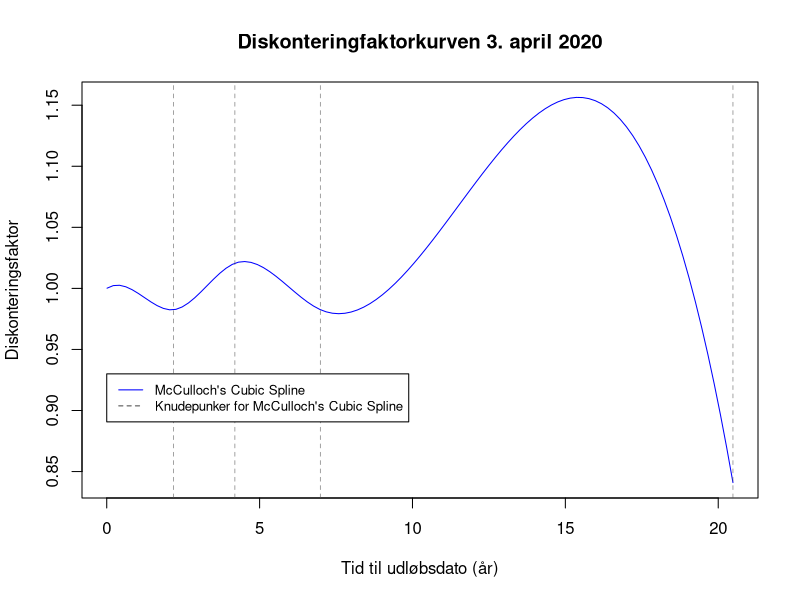
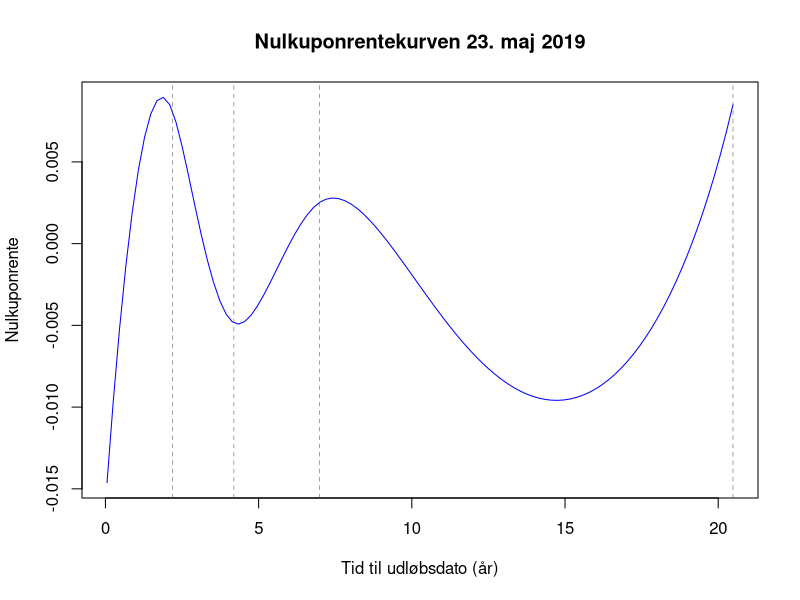
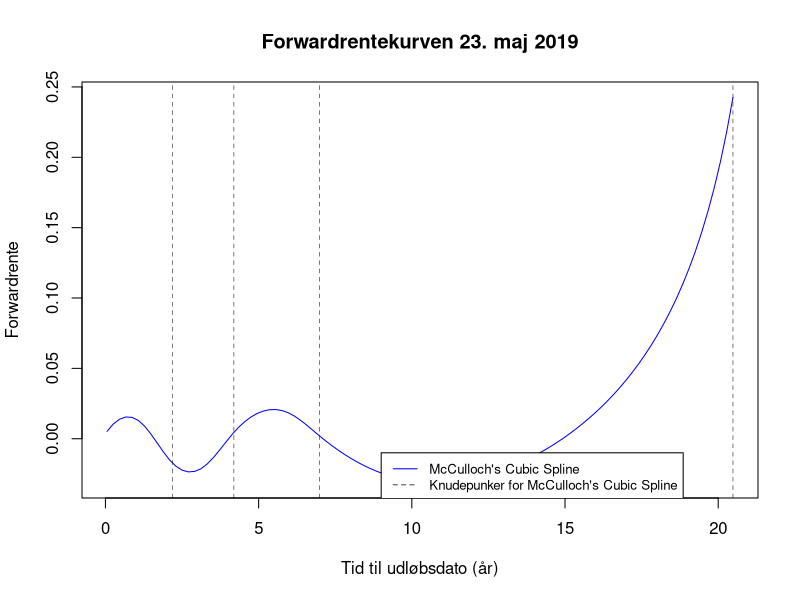

The R source for these figures, in order:
## ---- chunk 1
library(lubridate)
pris <- c(102.02, 101.356, 101.56, 109.114, 102.92, 102.45 , 107.48, 141.57, 113.888, 105.74,
          105.3, 113.56, 181.53)

kupon <- c(0.01, 0.0025, 0.005, 0.03, 0.0025, 0.0063, 0.001, 0.07, 0.0175, 0.005, 0.005,
           0.001, 0.045)

udlob <- c("2020-06-11", "2020-11-15", "2021-06-22", "2021-11-15", "2022-11-15", "2023-06-27", "2023-11-15", "2024-11-10", "2025-11-15", "2027-11-15", "2029-11-15",
           "2030-11-15", "2039-11-15")

obl <- data.frame(udlob, kupon, pris)

colnames(obl) <- c("Udløbsdato", "Kuponrente", "Pris")

rownames(obl) <- c("Foroya Lan JUN20", "Danske stat 2020", "Foroya Lan JUN21", "3St.l. 21 DG",
                   "Danske stat 2022", "Foroya Lan JUN23", "DGBI 2023 GB",
                   "7St.l. 24 GB", "Danske stat 2025", "Danske stat 2027", "Danske stat 2029",
                   "DGBi", "4.5St.l 39 GB")

obl
## ---- chunk 2
termin1 <- c("2019-06-11", "2020-06-11")
termin2 <- c("2019-11-15", "2020-11-15")
termin3 <- c("2019-06-22", "2020-06-22", "2021-06-22")
termin4 <- c("2019-11-15", "2020-11-15", "2021-11-15")
termin5 <- c("2019-11-15", "2020-11-15", "2021-11-15", "2022-11-15")
termin6 <- c("2019-06-27", "2020-06-27", "2021-06-27", "2022-06-27", "2023-06-27")
termin7 <- c("2019-11-15", "2020-11-15","2021-11-15", "2022-11-15", "2023-11-15")
termin8 <- c("2019-11-15", "2020-11-10", "2021-11-10", "2022-11-10", "2023-11-10", "2024-11-10")
termin9 <- c("2019-11-15", "2020-11-15", "2021-11-15", "2022-11-15", "2023-11-15", "2024-11-15","2025-11-15")
termin10 <- c("2019-11-15", "2020-11-15", "2021-11-15", "2022-11-15", "2023-11-15", "2024-11-15", "2025-11-15",
              "2026-11-15", "2027-11-15")
termin11 <- c("2019-11-15", "2020-11-15", "2021-11-15", "2022-11-15", "2023-11-15", "2024-11-15", "2025-11-15",
              "2026-11-15", "2027-11-15", "2028-11-15", "2029-11-15")
termin12 <- c("2019-11-15", "2020-11-15", "2021-11-15", "2022-11-15", "2023-11-15", "2024-11-15", "2025-11-15",
              "2026-11-15", "2027-11-15", "2028-11-15", "2029-11-15", "2030-11-15")
termin13 <- c("2019-11-15", "2020-11-15", "2021-11-15", "2022-11-15", "2023-11-15", "2024-11-15", "2025-11-15",
              "2026-11-15", "2027-11-15", "2028-11-15", "2029-11-15", "2030-11-15", "2031-11-15",                  "2032-11-15", "2033-11-15", "2034-11-15", "2035-11-15", "2036-11-15", "2037-11-15",
              "2038-11-15", "2039-11-15")
## ---- chunk 3
idag <- "2019-05-23"

tid1 <- c(1:length(termin1))
for(i in 1:length(termin1)){
  tid1[i] <- time_length(difftime(as.Date(termin1[i]),as.Date(idag)), "years")
}


tid2 <- c(1:length(termin2))
for(i in 1:length(termin2)){
  tid2[i] <- time_length(difftime(as.Date(termin2[i]),as.Date(idag)), "years")
}

tid3 <- c(1:length(termin3))
for(i in 1:length(termin3)){
  tid3[i] <- time_length(difftime(as.Date(termin3[i]),as.Date(idag)), "years")
}


tid4 <- c(1:length(termin4))
for(i in 1:length(termin4)){
  tid4[i] <- time_length(difftime(as.Date(termin4[i]),as.Date(idag)), "years")
}

tid5 <- c(1:length(termin5))
for(i in 1:length(termin5)){
  tid5[i] <- time_length(difftime(as.Date(termin5[i]),as.Date(idag)), "years")
}

tid6 <- c(1:length(termin6))
for(i in 1:length(termin6)){
  tid6[i] <- time_length(difftime(as.Date(termin6[i]),as.Date(idag)), "years")
}

tid7 <- c(1:length(termin7))
for(i in 1:length(termin7)){
  tid7[i] <- time_length(difftime(as.Date(termin7[i]),as.Date(idag)), "years")
}

tid8 <- c(1:length(termin8))
for(i in 1:length(termin8)){
  tid8[i] <- time_length(difftime(as.Date(termin8[i]),as.Date(idag)), "years")
}

tid9 <- c(1:length(termin9))
for(i in 1:length(termin9)){
  tid9[i] <- time_length(difftime(as.Date(termin9[i]),as.Date(idag)), "years")
}

tid10 <- c(1:length(termin10))
for(i in 1:length(termin10)){
  tid10[i] <- time_length(difftime(as.Date(termin10[i]),as.Date(idag)), "years")
}

tid11 <- c(1:length(termin11))
for(i in 1:length(termin11)){
  tid11[i] <- time_length(difftime(as.Date(termin11[i]),as.Date(idag)), "years")
}

tid12 <- c(1:length(termin12))
for(i in 1:length(termin12)){
  tid12[i] <- time_length(difftime(as.Date(termin12[i]),as.Date(idag)), "years")
}

tid13 <- c(1:length(termin13))
for(i in 1:length(termin13)){
  tid13[i] <- time_length(difftime(as.Date(termin13[i]),as.Date(idag)), "years")
}
## ---- chunk 4
ydelse1 <- c(1:length(tid1))
for(i in 1:(length(ydelse1)-1)){
  ydelse1[i] <- 100*obl[1,2]
  ydelse1[length(ydelse1)] <- 100*(1+obl[1,2])
}


ydelse2 <- c(1:length(tid2))
for(i in 1:(length(ydelse2)-1)){
  ydelse2[i] <- 100*obl[2,2]
  ydelse2[length(ydelse2)] <- 100*(1+obl[2,2])
}


ydelse3 <- c(1:length(tid3))
for(i in 1:(length(ydelse3)-1)){
  ydelse3[i] <- 100*obl[3,2]
  ydelse3[length(ydelse3)] <- 100*(1+obl[3,2])
}


ydelse4 <- c(1:length(tid4))
for(i in 1:(length(ydelse4)-1)){
  ydelse4[i] <- 100*obl[4,2]
  ydelse4[length(ydelse4)] <- 100*(1+obl[4,2])
}


ydelse5 <- c(1:length(tid5))
for(i in 1:(length(ydelse5)-1)){
  ydelse5[i] <- 100*obl[5,2]
  ydelse5[length(ydelse5)] <- 100*(1+obl[5,2])
}


ydelse6 <- c(1:length(tid6))
for(i in 1:(length(ydelse6)-1)){
  ydelse6[i] <- 100*obl[6,2]
  ydelse6[length(ydelse6)] <- 100*(1+obl[6,2])
}


ydelse7 <- c(1:length(tid7))
for(i in 1:(length(ydelse7)-1)){
  ydelse7[i] <- 100*obl[7,2]
  ydelse7[length(ydelse7)] <- 100*(1+obl[7,2])
}


ydelse8 <- c(1:length(tid8))
for(i in 1:(length(ydelse8)-1)){
  ydelse8[i] <- 100*obl[8,2]
  ydelse8[length(ydelse8)] <- 100*(1+obl[8,2])
} 

ydelse9 <- c(1:length(tid9))
for(i in 1:(length(ydelse9)-1)){
  ydelse9[i] <- 100*obl[9,2]
  ydelse9[length(ydelse9)] <- 100*(1+obl[9,2])
}


ydelse10 <- c(1:length(tid10))
for(i in 1:(length(ydelse10)-1)){
  ydelse10[i] <- 100*obl[10,2]
  ydelse10[length(ydelse10)] <- 100*(1+obl[10,2])
}


ydelse11 <- c(1:length(tid11))
for(i in 1:(length(ydelse11)-1)){
  ydelse11[i] <- 100*obl[11,2]
  ydelse11[length(ydelse11)] <- 100*(1+obl[11,2])
}


ydelse12 <- c(1:length(tid12))
for(i in 1:(length(ydelse12)-1)){
  ydelse12[i] <- 100*obl[12,2]
  ydelse12[length(ydelse12)] <- 100*(1+obl[12,2])
}


ydelse13 <- c(1:length(tid13))
for(i in 1:(length(ydelse13)-1)){
  ydelse13[i] <- 100*obl[13,2]
  ydelse13[length(ydelse13)] <- 100*(1+obl[13,2])
}

## ---- chunk 5
z <- c(1:length(obl[,1]))
z[1] <- obl[1,3] - crossprod(ydelse1, matrix(c(1:1), ncol=1, nrow = length(ydelse1)))
z[2] <- obl[2,3] - crossprod(ydelse2, matrix(c(1:1), ncol=1, nrow = length(ydelse2)))
z[3] <- obl[3,3] - crossprod(ydelse3, matrix(c(1:1), ncol=1, nrow = length(ydelse3)))
z[4] <- obl[4,3] - crossprod(ydelse4, matrix(c(1:1), ncol=1, nrow = length(ydelse4)))
z[5] <- obl[5,3] - crossprod(ydelse5, matrix(c(1:1), ncol=1, nrow = length(ydelse5)))
z[6] <- obl[6,3] - crossprod(ydelse6, matrix(c(1:1), ncol=1, nrow = length(ydelse6)))
z[7] <- obl[7,3] - crossprod(ydelse7, matrix(c(1:1), ncol=1, nrow = length(ydelse7)))
z[8] <- obl[8,3] - crossprod(ydelse8, matrix(c(1:1), ncol=1, nrow = length(ydelse8)))
z[9] <- obl[9,3] - crossprod(ydelse9, matrix(c(1:1), ncol=1, nrow = length(ydelse9)))
z[10] <- obl[10,3] - crossprod(ydelse10, matrix(c(1:1), ncol=1, nrow = length(ydelse10)))
z[11] <- obl[11,3] - crossprod(ydelse11, matrix(c(1:1), ncol=1, nrow = length(ydelse11)))
z[12] <- obl[12,3] - crossprod(ydelse12, matrix(c(1:1), ncol=1, nrow = length(ydelse12)))
z[13] <- obl[13,3] - crossprod(ydelse13, matrix(c(1:1), ncol=1, nrow = length(ydelse13)))

z
## ---- chunk 6
ved.rente <- c(1:length(obl[,1]))

ved.rente[1] <- 100*obl[1,2]*(1-tid1[1])
ved.rente[2] <- 100*obl[2,2]*(1-tid2[1])
ved.rente[3] <- 100*obl[3,2]*(1-tid3[1])
ved.rente[4] <- 100*obl[4,2]*(1-tid4[1])
ved.rente[5] <- 100*obl[5,2]*(1-tid5[1])
ved.rente[6] <- 100*obl[6,2]*(1-tid6[1])
ved.rente[7] <- 100*obl[7,2]*(1-tid7[1])
ved.rente[8] <- 100*obl[8,2]*(1-tid8[1])
ved.rente[9] <- 100*obl[9,2]*(1-tid9[1])
ved.rente[10] <- 100*obl[10,2]*(1-tid10[1])
ved.rente[11] <- 100*obl[11,2]*(1-tid11[1])
ved.rente[12] <- 100*obl[12,2]*(1-tid12[1])
ved.rente[13] <- 100*obl[13,2]*(1-tid13[1])


z_ny <- z+ved.rente
## ---- chunk 7
sqrt(length(obl[,1]))
## ---- chunk 8
beta0 <- c(1:length(obl[,1]))
beta0[1] <- crossprod(ydelse1, tid1)
beta0[2] <- crossprod(ydelse2, tid2)
beta0[3] <- crossprod(ydelse3, tid3)
beta0[4] <- crossprod(ydelse4, tid4)
beta0[5] <- crossprod(ydelse5, tid5)
beta0[6] <- crossprod(ydelse6, tid6)
beta0[7] <- crossprod(ydelse7, tid7)
beta0[8] <- crossprod(ydelse8, tid8)
beta0[9] <- crossprod(ydelse9, tid9)
beta0[10] <- crossprod(ydelse10, tid10)
beta0[11] <- crossprod(ydelse11, tid11)
beta0[12] <- crossprod(ydelse12, tid12)
beta0[13] <- crossprod(ydelse13, tid13)


gamma0 <- c(1:length(obl[,1]))
gamma0[1] <- crossprod(ydelse1, tid1^2)
gamma0[2] <- crossprod(ydelse2, tid2^2)
gamma0[3] <- crossprod(ydelse3, tid3^2)
gamma0[4] <- crossprod(ydelse4, tid4^2)
gamma0[5] <- crossprod(ydelse5, tid5^2)
gamma0[6] <- crossprod(ydelse6, tid6^2)
gamma0[7] <- crossprod(ydelse7, tid7^2)
gamma0[8] <- crossprod(ydelse8, tid8^2)
gamma0[9] <- crossprod(ydelse9, tid9^2)
gamma0[10] <- crossprod(ydelse10, tid10^2)
gamma0[11] <- crossprod(ydelse11, tid11^2)
gamma0[12] <- crossprod(ydelse12, tid12^2)
gamma0[13] <- crossprod(ydelse13, tid13^2)


delta0 <- c(1:length(obl[,1]))
delta0[1] <- crossprod(ydelse1, tid1^3)
delta0[2] <- crossprod(ydelse2, tid2^3)
delta0[3] <- crossprod(ydelse3, tid3^3)
delta0[4] <- crossprod(ydelse4, tid4^3)
delta0[5] <- crossprod(ydelse5, tid5^3)
delta0[6] <- crossprod(ydelse6, tid6^3)
delta0[7] <- crossprod(ydelse7, tid7^3)
delta0[8] <- crossprod(ydelse8, tid8^3)
delta0[9] <- crossprod(ydelse9, tid9^3)
delta0[10] <- crossprod(ydelse10, tid10^3)
delta0[11] <- crossprod(ydelse11, tid11^3)
delta0[12] <- crossprod(ydelse12, tid12^3)
delta0[13] <- crossprod(ydelse13, tid13^3)


beta0
gamma0
delta0
## ---- chunk 9
M <- length(obl[,1])
k <- 4

h1 <- floor(1*M/k)
h2 <- floor(2*M/k)
h3 <- floor(3*M/k)
h4 <- floor(4*M/k)

theta1 <- 1*M/k-h1
theta2 <- 2*M/k-h2
theta3 <- 3*M/k-h3
theta4 <- 4*M/k-h4

h1
h2
h3
h4
## ---- chunk 10
tau1 <- tail(tid3,n=1)+ theta1*(tail(tid4,n=1)-tail(tid3, n=1))
tau2 <- tail(tid6,n=1)+ theta1*(tail(tid7,n=1)-tail(tid6, n=1))
tau3 <- tail(tid9,n=1)+ theta1*(tail(tid10,n=1)-tail(tid9, n=1))
tau4 <- tail(tid13, n=1)
tau1
tau2
tau3
tau4
## ---- chunk 11
stepfunktion1 <- function(x){
  if(x>=tau1){
    1
  }else{
    0
  }
}

stepfunktion2 <- function(x){
  if(x>=tau2){
    1
  }else{
    0
  }
}

stepfunktion3 <- function(x){
  if(x>=tau3){
    1
  }else{
    0
  }
}
## ---- chunk 12
delta1 <- c(1:length(obl[,1]))

delta1[1] <- ydelse1[1]*(tid1[1]-tau1)^3*stepfunktion1(tid1[1])+
  ydelse1[2]*(tid1[2]-tau1)^3*stepfunktion1(tid1[2])

delta1[2] <- ydelse2[1]*(tid2[1]-tau1)^3*stepfunktion1(tid2[1])+
  ydelse2[2]*(tid2[2]-tau1)^3*stepfunktion1(tid2[2])

delta1[3] <- ydelse3[1]*(tid3[1]-tau1)^3*stepfunktion1(tid3[1]) +
             ydelse3[2]*(tid3[2]-tau1)^3*stepfunktion1(tid3[2])+
             ydelse3[3]*(tid3[3]-tau1)^3*stepfunktion1(tid3[3])

delta1[4] <- ydelse4[1]*(tid4[1]-tau1)^3*stepfunktion1(tid4[1]) +
             ydelse4[2]*(tid4[2]-tau1)^3*stepfunktion1(tid4[2])+
             ydelse4[3]*(tid4[3]-tau1)^3*stepfunktion1(tid4[3])

delta1[5] <- ydelse5[1]*(tid5[1]-tau1)^3*stepfunktion1(tid5[1]) +
             ydelse5[2]*(tid5[2]-tau1)^3*stepfunktion1(tid5[2]) +
             ydelse5[3]*(tid5[3]-tau1)^3*stepfunktion1(tid5[3]) +
             ydelse5[4]*(tid5[4]-tau1)^3*stepfunktion1(tid5[4])

delta1[6] <- ydelse6[1]*(tid6[1]-tau1)^3*stepfunktion1(tid6[1]) +
             ydelse6[2]*(tid6[2]-tau1)^3*stepfunktion1(tid6[2]) +
             ydelse6[3]*(tid6[3]-tau1)^3*stepfunktion1(tid6[3]) +
             ydelse6[4]*(tid6[4]-tau1)^3*stepfunktion1(tid6[4]) +
             ydelse6[5]*(tid6[5]-tau1)^3*stepfunktion1(tid6[5])


delta1[7] <- ydelse7[1]*(tid7[1]-tau1)^3*stepfunktion1(tid7[1]) +
             ydelse7[2]*(tid7[2]-tau1)^3*stepfunktion1(tid7[2]) +
             ydelse7[3]*(tid7[3]-tau1)^3*stepfunktion1(tid7[3]) +
             ydelse7[4]*(tid7[4]-tau1)^3*stepfunktion1(tid7[4]) +
             ydelse7[5]*(tid7[5]-tau1)^3*stepfunktion1(tid7[5])

delta1[8] <- ydelse8[1]*(tid8[1]-tau1)^3*stepfunktion1(tid8[1]) +
             ydelse8[2]*(tid8[2]-tau1)^3*stepfunktion1(tid8[2]) +
             ydelse8[3]*(tid8[3]-tau1)^3*stepfunktion1(tid8[3]) +
             ydelse8[4]*(tid8[4]-tau1)^3*stepfunktion1(tid8[4]) +
             ydelse8[5]*(tid8[5]-tau1)^3*stepfunktion1(tid8[5]) +
             ydelse8[6]*(tid8[6]-tau1)^3*stepfunktion1(tid8[6])

delta1[9] <- ydelse9[1]*(tid9[1]-tau1)^3*stepfunktion1(tid9[1]) +
              ydelse9[2]*(tid9[2]-tau1)^3*stepfunktion1(tid9[2]) +
              ydelse9[3]*(tid9[3]-tau1)^3*stepfunktion1(tid9[3]) +
              ydelse9[4]*(tid9[4]-tau1)^3*stepfunktion1(tid9[4]) +
              ydelse9[5]*(tid9[5]-tau1)^3*stepfunktion1(tid9[5]) +
              ydelse9[6]*(tid9[6]-tau1)^3*stepfunktion1(tid9[6]) +
              ydelse9[7]*(tid9[7]-tau1)^3*stepfunktion1(tid9[7])

delta1[10] <- ydelse10[1]*(tid10[1]-tau1)^3*stepfunktion1(tid10[1]) +
              ydelse10[2]*(tid10[2]-tau1)^3*stepfunktion1(tid10[2]) +
              ydelse10[3]*(tid10[3]-tau1)^3*stepfunktion1(tid10[3]) +
              ydelse10[4]*(tid10[4]-tau1)^3*stepfunktion1(tid10[4]) +
              ydelse10[5]*(tid10[5]-tau1)^3*stepfunktion1(tid10[5]) +
              ydelse10[6]*(tid10[6]-tau1)^3*stepfunktion1(tid10[6]) +
              ydelse10[7]*(tid10[7]-tau1)^3*stepfunktion1(tid10[7]) +
              ydelse10[8]*(tid10[8]-tau1)^3*stepfunktion1(tid10[8]) +
              ydelse10[9]*(tid10[9]-tau1)^3*stepfunktion1(tid10[9])

delta1[11] <- ydelse11[1]*(tid11[1]-tau1)^3*stepfunktion1(tid11[1]) +
              ydelse11[2]*(tid11[2]-tau1)^3*stepfunktion1(tid11[2]) +
              ydelse11[3]*(tid11[3]-tau1)^3*stepfunktion1(tid11[3]) +
              ydelse11[4]*(tid11[4]-tau1)^3*stepfunktion1(tid11[4]) +
              ydelse11[5]*(tid11[5]-tau1)^3*stepfunktion1(tid11[5]) +
              ydelse11[6]*(tid11[6]-tau1)^3*stepfunktion1(tid11[6]) +
              ydelse11[7]*(tid11[7]-tau1)^3*stepfunktion1(tid11[7]) +
              ydelse11[8]*(tid11[8]-tau1)^3*stepfunktion1(tid11[8]) +
              ydelse11[9]*(tid11[9]-tau1)^3*stepfunktion1(tid11[9]) + 
              ydelse11[10]*(tid11[10]-tau1)^3*stepfunktion1(tid11[10])+ 
              ydelse11[11]*(tid11[11]-tau1)^3*stepfunktion1(tid11[11])

delta1[12] <- ydelse12[1]*(tid12[1]-tau1)^3*stepfunktion1(tid12[1]) +
              ydelse12[2]*(tid12[2]-tau1)^3*stepfunktion1(tid12[2]) +
              ydelse12[3]*(tid12[3]-tau1)^3*stepfunktion1(tid12[3]) +
              ydelse12[4]*(tid12[4]-tau1)^3*stepfunktion1(tid12[4]) +
              ydelse12[5]*(tid12[5]-tau1)^3*stepfunktion1(tid12[5]) +
              ydelse12[6]*(tid12[6]-tau1)^3*stepfunktion1(tid12[6]) +
              ydelse12[7]*(tid12[7]-tau1)^3*stepfunktion1(tid12[7]) +
              ydelse12[8]*(tid12[8]-tau1)^3*stepfunktion1(tid12[8]) +
              ydelse12[9]*(tid12[9]-tau1)^3*stepfunktion1(tid12[9]) + 
              ydelse12[10]*(tid12[10]-tau1)^3*stepfunktion1(tid12[10]) +
              ydelse12[11]*(tid12[11]-tau1)^3*stepfunktion1(tid12[11]) +
              ydelse12[12]*(tid12[12]-tau1)^3*stepfunktion1(tid12[12])

delta1[13] <- ydelse13[1]*(tid13[1]-tau1)^3*stepfunktion1(tid13[1]) +
              ydelse13[2]*(tid13[2]-tau1)^3*stepfunktion1(tid13[2]) +
              ydelse13[3]*(tid13[3]-tau1)^3*stepfunktion1(tid13[3]) +
              ydelse13[4]*(tid13[4]-tau1)^3*stepfunktion1(tid13[4]) +
              ydelse13[5]*(tid13[5]-tau1)^3*stepfunktion1(tid13[5]) +
              ydelse13[6]*(tid13[6]-tau1)^3*stepfunktion1(tid13[6]) +
              ydelse13[7]*(tid13[7]-tau1)^3*stepfunktion1(tid13[7]) +
              ydelse13[8]*(tid13[8]-tau1)^3*stepfunktion1(tid13[8]) +
              ydelse13[9]*(tid13[9]-tau1)^3*stepfunktion1(tid13[9]) + 
              ydelse13[10]*(tid13[10]-tau1)^3*stepfunktion1(tid13[10]) +
              ydelse13[11]*(tid13[11]-tau1)^3*stepfunktion1(tid13[11]) +
              ydelse13[12]*(tid13[12]-tau1)^3*stepfunktion1(tid13[12]) +
              ydelse13[13]*(tid13[13]-tau1)^3*stepfunktion1(tid13[13]) +
              ydelse13[14]*(tid13[14]-tau1)^3*stepfunktion1(tid13[14]) +
              ydelse13[15]*(tid13[15]-tau1)^3*stepfunktion1(tid13[15]) +
              ydelse13[16]*(tid13[16]-tau1)^3*stepfunktion1(tid13[16]) +
              ydelse13[17]*(tid13[17]-tau1)^3*stepfunktion1(tid13[17]) +
              ydelse13[18]*(tid13[18]-tau1)^3*stepfunktion1(tid13[18]) +
              ydelse13[19]*(tid13[19]-tau1)^3*stepfunktion1(tid13[19]) + 
              ydelse13[20]*(tid13[20]-tau1)^3*stepfunktion1(tid13[20]) + 
              ydelse13[21]*(tid13[21]-tau1)^3*stepfunktion1(tid13[21])

delta1


delta2 <- c(1:length(obl[,1]))

delta2[1] <- ydelse1[1]*(tid1[1]-tau2)^3*stepfunktion2(tid1[1])+
  ydelse1[2]*(tid1[2]-tau2)^3*stepfunktion2(tid1[2])

delta2[2] <- ydelse2[1]*(tid2[1]-tau2)^3*stepfunktion2(tid2[1])+
  ydelse2[2]*(tid2[2]-tau2)^3*stepfunktion2(tid2[2])

delta2[3] <- ydelse3[1]*(tid3[1]-tau2)^3*stepfunktion2(tid3[1]) +
             ydelse3[2]*(tid3[2]-tau2)^3*stepfunktion2(tid3[2]) +
             ydelse3[3]*(tid3[3]-tau2)^3*stepfunktion2(tid3[3])

delta2[4] <- ydelse4[1]*(tid4[1]-tau2)^3*stepfunktion2(tid4[1]) +
             ydelse4[2]*(tid4[2]-tau2)^3*stepfunktion2(tid4[2]) +
             ydelse4[3]*(tid4[3]-tau2)^3*stepfunktion2(tid4[3])

delta2[5] <- ydelse5[1]*(tid5[1]-tau2)^3*stepfunktion2(tid5[1]) +
             ydelse5[2]*(tid5[2]-tau2)^3*stepfunktion2(tid5[2]) +
             ydelse5[3]*(tid5[3]-tau2)^3*stepfunktion2(tid5[3])

delta2[6] <- ydelse6[1]*(tid6[1]-tau2)^3*stepfunktion2(tid6[1]) +
             ydelse6[2]*(tid6[2]-tau2)^3*stepfunktion2(tid6[2]) +
             ydelse6[3]*(tid6[3]-tau2)^3*stepfunktion2(tid6[3]) +
             ydelse6[4]*(tid6[4]-tau2)^3*stepfunktion2(tid6[4]) +
             ydelse6[5]*(tid6[5]-tau2)^3*stepfunktion2(tid6[5])


delta2[7] <- ydelse7[1]*(tid7[1]-tau2)^3*stepfunktion2(tid7[1]) +
             ydelse7[2]*(tid7[2]-tau2)^3*stepfunktion2(tid7[2]) +
             ydelse7[3]*(tid7[3]-tau2)^3*stepfunktion2(tid7[3]) +
             ydelse7[4]*(tid7[4]-tau2)^3*stepfunktion2(tid7[4]) +
             ydelse7[5]*(tid7[5]-tau2)^3*stepfunktion2(tid7[5])

delta2[8] <- ydelse8[1]*(tid8[1]-tau2)^3*stepfunktion2(tid8[1]) +
             ydelse8[2]*(tid8[2]-tau2)^3*stepfunktion2(tid8[2]) +
             ydelse8[3]*(tid8[3]-tau2)^3*stepfunktion2(tid8[3]) +
             ydelse8[4]*(tid8[4]-tau2)^3*stepfunktion2(tid8[4]) +
             ydelse8[5]*(tid8[5]-tau2)^3*stepfunktion2(tid8[5]) +
             ydelse8[6]*(tid8[6]-tau2)^3*stepfunktion2(tid8[6])

delta2[9] <- ydelse9[1]*(tid9[1]-tau2)^3*stepfunktion2(tid9[1]) +
              ydelse9[2]*(tid9[2]-tau2)^3*stepfunktion2(tid9[2]) +
              ydelse9[3]*(tid9[3]-tau2)^3*stepfunktion2(tid9[3]) +
              ydelse9[4]*(tid9[4]-tau2)^3*stepfunktion2(tid9[4]) +
              ydelse9[5]*(tid9[5]-tau2)^3*stepfunktion2(tid9[5]) +
              ydelse9[6]*(tid9[6]-tau2)^3*stepfunktion2(tid9[6]) +
              ydelse9[7]*(tid9[7]-tau2)^3*stepfunktion2(tid9[7])

delta2[10] <- ydelse10[1]*(tid10[1]-tau2)^3*stepfunktion2(tid10[1]) +
              ydelse10[2]*(tid10[2]-tau2)^3*stepfunktion2(tid10[2]) +
              ydelse10[3]*(tid10[3]-tau2)^3*stepfunktion2(tid10[3]) +
              ydelse10[4]*(tid10[4]-tau2)^3*stepfunktion2(tid10[4]) +
              ydelse10[5]*(tid10[5]-tau2)^3*stepfunktion2(tid10[5]) +
              ydelse10[6]*(tid10[6]-tau2)^3*stepfunktion2(tid10[6]) +
              ydelse10[7]*(tid10[7]-tau2)^3*stepfunktion2(tid10[7]) +
              ydelse10[8]*(tid10[8]-tau2)^3*stepfunktion2(tid10[8]) +
              ydelse10[9]*(tid10[9]-tau2)^3*stepfunktion2(tid10[9])

delta2[11] <- ydelse11[1]*(tid11[1]-tau2)^3*stepfunktion2(tid11[1]) +
              ydelse11[2]*(tid11[2]-tau2)^3*stepfunktion2(tid11[2]) +
              ydelse11[3]*(tid11[3]-tau2)^3*stepfunktion2(tid11[3]) +
              ydelse11[4]*(tid11[4]-tau2)^3*stepfunktion2(tid11[4]) +
              ydelse11[5]*(tid11[5]-tau2)^3*stepfunktion2(tid11[5]) +
              ydelse11[6]*(tid11[6]-tau2)^3*stepfunktion2(tid11[6]) +
              ydelse11[7]*(tid11[7]-tau2)^3*stepfunktion2(tid11[7]) +
              ydelse11[8]*(tid11[8]-tau2)^3*stepfunktion2(tid11[8]) +
              ydelse11[9]*(tid11[9]-tau2)^3*stepfunktion2(tid11[9]) + 
              ydelse11[10]*(tid11[10]-tau2)^3*stepfunktion2(tid11[10]) + 
              ydelse11[11]*(tid11[11]-tau2)^3*stepfunktion2(tid11[11])

delta2[12] <- ydelse12[1]*(tid12[1]-tau2)^3*stepfunktion2(tid12[1]) +
              ydelse12[2]*(tid12[2]-tau2)^3*stepfunktion2(tid12[2]) +
              ydelse12[3]*(tid12[3]-tau2)^3*stepfunktion2(tid12[3]) +
              ydelse12[4]*(tid12[4]-tau2)^3*stepfunktion2(tid12[4]) +
              ydelse12[5]*(tid12[5]-tau2)^3*stepfunktion2(tid12[5]) +
              ydelse12[6]*(tid12[6]-tau2)^3*stepfunktion2(tid12[6]) +
              ydelse12[7]*(tid12[7]-tau2)^3*stepfunktion2(tid12[7]) +
              ydelse12[8]*(tid12[8]-tau2)^3*stepfunktion2(tid12[8]) +
              ydelse12[9]*(tid12[9]-tau2)^3*stepfunktion2(tid12[9]) + 
              ydelse12[10]*(tid12[10]-tau2)^3*stepfunktion2(tid12[10]) +
              ydelse12[11]*(tid12[11]-tau2)^3*stepfunktion2(tid12[11]) +
              ydelse12[12]*(tid12[12]-tau2)^3*stepfunktion2(tid12[12])

delta2[13] <- ydelse13[1]*(tid13[1]-tau2)^3*stepfunktion2(tid13[1]) +
              ydelse13[2]*(tid13[2]-tau2)^3*stepfunktion2(tid13[2]) +
              ydelse13[3]*(tid13[3]-tau2)^3*stepfunktion2(tid13[3]) +
              ydelse13[4]*(tid13[4]-tau2)^3*stepfunktion2(tid13[4]) +
              ydelse13[5]*(tid13[5]-tau2)^3*stepfunktion2(tid13[5]) +
              ydelse13[6]*(tid13[6]-tau2)^3*stepfunktion2(tid13[6]) +
              ydelse13[7]*(tid13[7]-tau2)^3*stepfunktion2(tid13[7]) +
              ydelse13[8]*(tid13[8]-tau2)^3*stepfunktion2(tid13[8]) +
              ydelse13[9]*(tid13[9]-tau2)^3*stepfunktion2(tid13[9]) + 
              ydelse13[10]*(tid13[10]-tau2)^3*stepfunktion2(tid13[10]) +
              ydelse13[11]*(tid13[11]-tau2)^3*stepfunktion2(tid13[11]) +
              ydelse13[12]*(tid13[12]-tau2)^3*stepfunktion2(tid13[12]) +
              ydelse13[13]*(tid13[13]-tau2)^3*stepfunktion2(tid13[13]) +
              ydelse13[14]*(tid13[14]-tau2)^3*stepfunktion2(tid13[14]) +
              ydelse13[15]*(tid13[15]-tau2)^3*stepfunktion2(tid13[15]) +
              ydelse13[16]*(tid13[16]-tau2)^3*stepfunktion2(tid13[16]) +
              ydelse13[17]*(tid13[17]-tau2)^3*stepfunktion2(tid13[17]) +
              ydelse13[18]*(tid13[18]-tau2)^3*stepfunktion2(tid13[18]) +
              ydelse13[19]*(tid13[19]-tau2)^3*stepfunktion2(tid13[19]) + 
              ydelse13[20]*(tid13[20]-tau2)^3*stepfunktion2(tid13[20]) + 
              ydelse13[21]*(tid13[21]-tau2)^3*stepfunktion2(tid13[21])


delta2

delta3 <- c(1:length(obl[,1]))

delta3[1] <- ydelse1[1]*(tid1[1]-tau3)^3*stepfunktion3(tid1[1])+
  ydelse1[2]*(tid1[2]-tau3)^3*stepfunktion3(tid1[2])

delta3[2] <- ydelse2[1]*(tid2[1]-tau3)^3*stepfunktion3(tid2[1])+
  ydelse2[2]*(tid2[2]-tau3)^3*stepfunktion3(tid2[2])

delta3[3] <- ydelse3[1]*(tid3[1]-tau3)^3*stepfunktion3(tid3[1]) +
             ydelse3[2]*(tid3[2]-tau3)^3*stepfunktion3(tid3[2]) +
             ydelse3[3]*(tid3[3]-tau3)^3*stepfunktion3(tid3[3])

delta3[4] <- ydelse4[1]*(tid4[1]-tau3)^3*stepfunktion3(tid4[1]) +
             ydelse4[2]*(tid4[2]-tau3)^3*stepfunktion3(tid4[2]) +
             ydelse4[3]*(tid4[3]-tau3)^3*stepfunktion3(tid4[3])

delta3[5] <- ydelse5[1]*(tid5[1]-tau3)^3*stepfunktion3(tid5[1]) +
             ydelse5[2]*(tid5[2]-tau3)^3*stepfunktion3(tid5[2]) +
             ydelse5[3]*(tid5[3]-tau3)^3*stepfunktion3(tid5[3]) +
             ydelse5[4]*(tid5[4]-tau3)^3*stepfunktion3(tid5[4])

delta3[6] <- ydelse6[1]*(tid6[1]-tau3)^3*stepfunktion3(tid6[1]) +
             ydelse6[2]*(tid6[2]-tau3)^3*stepfunktion3(tid6[2]) +
             ydelse6[3]*(tid6[3]-tau3)^3*stepfunktion3(tid6[3]) +
             ydelse6[4]*(tid6[4]-tau3)^3*stepfunktion3(tid6[4]) +
             ydelse6[5]*(tid6[5]-tau3)^3*stepfunktion3(tid6[5])


delta3[7] <- ydelse7[1]*(tid7[1]-tau3)^3*stepfunktion3(tid7[1]) +
             ydelse7[2]*(tid7[2]-tau3)^3*stepfunktion3(tid7[2]) +
             ydelse7[3]*(tid7[3]-tau3)^3*stepfunktion3(tid7[3]) +
             ydelse7[4]*(tid7[4]-tau3)^3*stepfunktion3(tid7[4]) +
             ydelse7[5]*(tid7[5]-tau3)^3*stepfunktion3(tid7[5])

delta3[8] <- ydelse8[1]*(tid8[1]-tau3)^3*stepfunktion3(tid8[1]) +
             ydelse8[2]*(tid8[2]-tau3)^3*stepfunktion3(tid8[2]) +
             ydelse8[3]*(tid8[3]-tau3)^3*stepfunktion3(tid8[3]) +
             ydelse8[4]*(tid8[4]-tau3)^3*stepfunktion3(tid8[4]) +
             ydelse8[5]*(tid8[5]-tau3)^3*stepfunktion3(tid8[5]) +
             ydelse8[6]*(tid8[6]-tau3)^3*stepfunktion3(tid8[6])

delta3[9] <- ydelse9[1]*(tid9[1]-tau3)^3*stepfunktion3(tid9[1]) +
              ydelse9[2]*(tid9[2]-tau3)^3*stepfunktion3(tid9[2]) +
              ydelse9[3]*(tid9[3]-tau3)^3*stepfunktion3(tid9[3]) +
              ydelse9[4]*(tid9[4]-tau3)^3*stepfunktion3(tid9[4]) +
              ydelse9[5]*(tid9[5]-tau3)^3*stepfunktion3(tid9[5]) +
              ydelse9[6]*(tid9[6]-tau3)^3*stepfunktion3(tid9[6]) +
              ydelse9[7]*(tid9[7]-tau3)^3*stepfunktion3(tid9[7])

delta3[10] <- ydelse10[1]*(tid10[1]-tau3)^3*stepfunktion3(tid10[1]) +
              ydelse10[2]*(tid10[2]-tau3)^3*stepfunktion3(tid10[2]) +
              ydelse10[3]*(tid10[3]-tau3)^3*stepfunktion3(tid10[3]) +
              ydelse10[4]*(tid10[4]-tau3)^3*stepfunktion3(tid10[4]) +
              ydelse10[5]*(tid10[5]-tau3)^3*stepfunktion3(tid10[5]) +
              ydelse10[6]*(tid10[6]-tau3)^3*stepfunktion3(tid10[6]) +
              ydelse10[7]*(tid10[7]-tau3)^3*stepfunktion3(tid10[7]) +
              ydelse10[8]*(tid10[8]-tau3)^3*stepfunktion3(tid10[8]) +
              ydelse10[9]*(tid10[9]-tau3)^3*stepfunktion3(tid10[9])

delta3[11] <- ydelse11[1]*(tid11[1]-tau3)^3*stepfunktion3(tid11[1]) +
              ydelse11[2]*(tid11[2]-tau3)^3*stepfunktion3(tid11[2]) +
              ydelse11[3]*(tid11[3]-tau3)^3*stepfunktion3(tid11[3]) +
              ydelse11[4]*(tid11[4]-tau3)^3*stepfunktion3(tid11[4]) +
              ydelse11[5]*(tid11[5]-tau3)^3*stepfunktion3(tid11[5]) +
              ydelse11[6]*(tid11[6]-tau3)^3*stepfunktion3(tid11[6]) +
              ydelse11[7]*(tid11[7]-tau3)^3*stepfunktion3(tid11[7]) +
              ydelse11[8]*(tid11[8]-tau3)^3*stepfunktion3(tid11[8]) +
              ydelse11[9]*(tid11[9]-tau3)^3*stepfunktion3(tid11[9]) + 
              ydelse11[10]*(tid11[10]-tau3)^3*stepfunktion3(tid11[10]) + 
              ydelse11[11]*(tid11[11]-tau3)^3*stepfunktion3(tid11[11])

delta3[12] <- ydelse12[1]*(tid12[1]-tau3)^3*stepfunktion3(tid12[1]) +
              ydelse12[2]*(tid12[2]-tau3)^3*stepfunktion3(tid12[2]) +
              ydelse12[3]*(tid12[3]-tau3)^3*stepfunktion3(tid12[3]) +
              ydelse12[4]*(tid12[4]-tau3)^3*stepfunktion3(tid12[4]) +
              ydelse12[5]*(tid12[5]-tau3)^3*stepfunktion3(tid12[5]) +
              ydelse12[6]*(tid12[6]-tau3)^3*stepfunktion3(tid12[6]) +
              ydelse12[7]*(tid12[7]-tau3)^3*stepfunktion3(tid12[7]) +
              ydelse12[8]*(tid12[8]-tau3)^3*stepfunktion3(tid12[8]) +
              ydelse12[9]*(tid12[9]-tau3)^3*stepfunktion3(tid12[9]) + 
              ydelse12[10]*(tid12[10]-tau3)^3*stepfunktion3(tid12[10]) +
              ydelse12[11]*(tid12[11]-tau3)^3*stepfunktion3(tid12[11]) +
              ydelse12[12]*(tid12[12]-tau3)^3*stepfunktion3(tid12[12])

delta3[13] <- ydelse13[1]*(tid13[1]-tau3)^3*stepfunktion3(tid13[1]) +
              ydelse13[2]*(tid13[2]-tau3)^3*stepfunktion3(tid13[2]) +
              ydelse13[3]*(tid13[3]-tau3)^3*stepfunktion3(tid13[3]) +
              ydelse13[4]*(tid13[4]-tau3)^3*stepfunktion3(tid13[4]) +
              ydelse13[5]*(tid13[5]-tau3)^3*stepfunktion3(tid13[5]) +
              ydelse13[6]*(tid13[6]-tau3)^3*stepfunktion3(tid13[6]) +
              ydelse13[7]*(tid13[7]-tau3)^3*stepfunktion3(tid13[7]) +
              ydelse13[8]*(tid13[8]-tau3)^3*stepfunktion3(tid13[8]) +
              ydelse13[9]*(tid13[9]-tau3)^3*stepfunktion3(tid13[9]) + 
              ydelse13[10]*(tid13[10]-tau3)^3*stepfunktion3(tid13[10]) +
              ydelse13[11]*(tid13[11]-tau3)^3*stepfunktion3(tid13[11]) +
              ydelse13[12]*(tid13[12]-tau3)^3*stepfunktion3(tid13[12]) +
              ydelse13[13]*(tid13[13]-tau3)^3*stepfunktion3(tid13[13]) +
              ydelse13[14]*(tid13[14]-tau3)^3*stepfunktion3(tid13[14]) +
              ydelse13[15]*(tid13[15]-tau3)^3*stepfunktion3(tid13[15]) +
              ydelse13[16]*(tid13[16]-tau3)^3*stepfunktion3(tid13[16]) +
              ydelse13[17]*(tid13[17]-tau3)^3*stepfunktion3(tid13[17]) +
              ydelse13[18]*(tid13[18]-tau3)^3*stepfunktion3(tid13[18]) +
              ydelse13[19]*(tid13[19]-tau3)^3*stepfunktion3(tid13[19]) + 
              ydelse13[20]*(tid13[20]-tau3)^3*stepfunktion3(tid13[20]) + 
              ydelse13[21]*(tid13[21]-tau3)^3*stepfunktion3(tid13[21])


delta3
## ---- chunk 13
koeff <- matrix(1:1, nrow = M, ncol = k+2)

koeff[,1] <- beta0
koeff[,2] <- gamma0
koeff[,3] <- delta0
koeff[,4] <- delta1
koeff[,5] <- delta2
koeff[,6] <- delta3

koeff
## ---- chunk 14
koeff_forskel <- cbind(z_ny, koeff)

koeff_forskel
## ---- chunk 15
koeff_forskel_data <- data.frame(koeff_forskel)

colnames(koeff_forskel_data) <- c("VS", "beta0", "gamma0", "delta0", "delta1",
                                  "delta2", "delta3")
koeff_forskel_data
## ---- chunk 16
linear_model <- lm(VS~beta0 + gamma0 + delta0 + delta1 + delta2 + delta3, 
                   data = koeff_forskel_data)
summary(linear_model)
## ---- chunk 17
parameter <- c(0.016117, -0.027020, 0.007312, -0.013672, 0.009637, -0.004012)
diskontering <- function(t){
  ifelse(t>=tau3, 1+parameter[1]*t+parameter[2]*t^2+parameter[3]*t^3+parameter[4]*(t-tau1)^3
         +parameter[5]*(t-tau2)^3+parameter[6]*(t-tau3)^3,
  ifelse(t>=tau2, 1+parameter[1]*t+parameter[2]*t^2+parameter[3]*t^3+parameter[4]*(t-tau1)^3
         +parameter[5]*(t-tau2)^3, 
  ifelse(t>=tau1, 1+parameter[1]*t+parameter[2]*t^2+parameter[3]*t^3+parameter[4]*(t-tau1)^3,
         1+parameter[1]*t+parameter[2]*t^2+parameter[3]*t^3)))
}

{curve(diskontering, xlim = c(0.01, tau4), main = "Diskonteringfaktorkurven 3. april 2020"
     , xlab="Tid til udløbsdato (år)", ylab ="Diskonteringsfaktor", col="blue")
abline(v=c(tau1, tau2, tau3, tau4), lwd=0.5, lty=2, col="grey30")
legend(0, 0.93, legend = c("McCulloch's Cubic Spline", "Knudepunker for McCulloch's Cubic Spline"), col = c("blue", "gray30"), lty=c(1,2), cex=0.8, box.lty=1, box.lwd=1, box.col="black")}
## ---- chunk 18
nulkupon <- function(t){
  diskontering(t)^(-1/t)-1
}

{curve(nulkupon, xlim=c(tid1[1], tau4),main = "Nulkuponrentekurven 23. maj 2019",
     xlab="Tid til udløbsdato (år)", ylab ="Nulkuponrente", col="blue")
abline(v=c(tau1, tau2, tau3, tau4), lwd=0.5, lty=2, col="grey30")
legend(10, 0.06, legend = c("McCulloch's Cubic Spline", "Knudepunker for McCulloch's Cubic Spline"), col = c("blue", "gray30"), lty=c(1,2), cex=0.8, box.lty=1, box.lwd=1, box.col="black")}
## ---- chunk 19
forward <- function(t){
  diskontering(t)/diskontering(t+1) -1
}

{curve(forward, xlim=c(tid1[1], tau4),main ="Forwardrentekurven 23. maj 2019",
     xlab="Tid til udløbsdato (år)", ylab ="Forwardrente",col="blue")
abline(v=c(tau1, tau2, tau3, tau4), lwd=0.5, lty=2)
legend(9, -0.01, legend = c("McCulloch's Cubic Spline", "Knudepunker for McCulloch's Cubic Spline"), col = c("blue", "gray30"), lty=c(1,2), cex=0.8, box.lty=1, box.lwd=1, box.col="black")}
